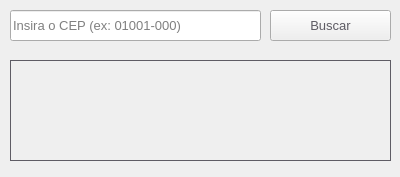
<?xml version="1.0" encoding="UTF-8"?>
<ui version="4.0">
 <class>MainWindow</class>
 <widget class="QMainWindow" name="MainWindow">
  <property name="geometry">
   <rect>
    <x>0</x>
    <y>0</y>
    <width>400</width>
    <height>177</height>
   </rect>
  </property>
  <property name="windowTitle">
   <string>Informações de CEP</string>
  </property>
  <widget class="QWidget" name="centralwidget">
   <widget class="QLineEdit" name="cep_input">
    <property name="geometry">
     <rect>
      <x>10</x>
      <y>10</y>
      <width>251</width>
      <height>31</height>
     </rect>
    </property>
    <property name="font">
     <font>
      <pointsize>10</pointsize>
     </font>
    </property>
    <property name="styleSheet">
     <string notr="true"/>
    </property>
    <property name="placeholderText">
     <string>Insira o CEP (ex: 01001-000)</string>
    </property>
   </widget>
   <widget class="QPushButton" name="search_button">
    <property name="geometry">
     <rect>
      <x>270</x>
      <y>10</y>
      <width>121</width>
      <height>31</height>
     </rect>
    </property>
    <property name="font">
     <font>
      <pointsize>10</pointsize>
     </font>
    </property>
    <property name="styleSheet">
     <string notr="true">color: rgb(94, 92, 100);
</string>
    </property>
    <property name="text">
     <string>Buscar</string>
    </property>
   </widget>
   <widget class="QLabel" name="city_info_label">
    <property name="geometry">
     <rect>
      <x>10</x>
      <y>60</y>
      <width>381</width>
      <height>101</height>
     </rect>
    </property>
    <property name="font">
     <font>
      <pointsize>12</pointsize>
     </font>
    </property>
    <property name="styleSheet">
     <string notr="true">border: 1px solid rgb(94, 92, 100);
color: rgb(94, 92, 100);</string>
    </property>
    <property name="text">
     <string/>
    </property>
    <property name="wordWrap">
     <bool>true</bool>
    </property>
   </widget>
  </widget>
 </widget>
 <resources/>
 <connections/>
</ui>
